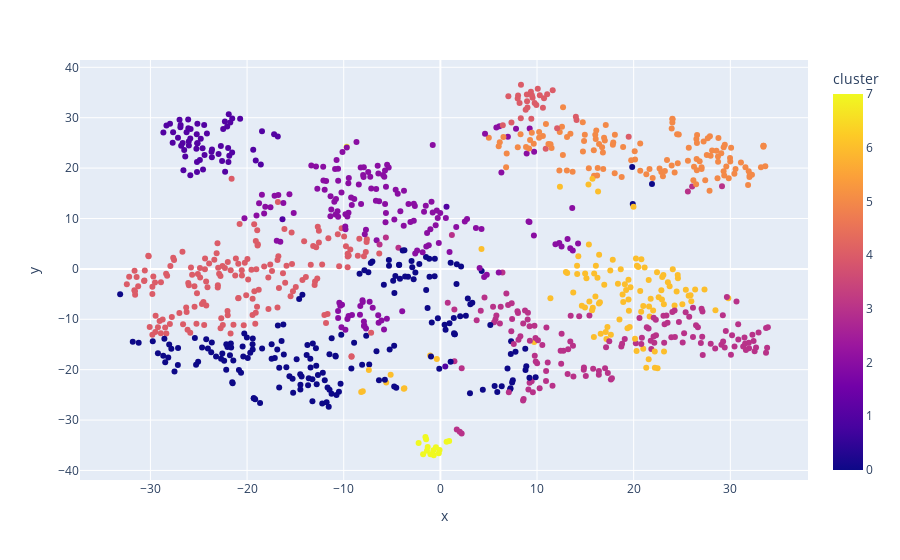

The code cell stored with this chart in its notebook:
### Code cell
from sklearn.manifold import TSNE
import pandas as pd
import matplotlib.pyplot as plt
import plotly.express as px

tsne = TSNE(n_components=2)
embedding = tsne.fit_transform(X)

projection = pd.DataFrame(columns=['x', 'y'], data=embedding)
projection['id'] = df2['id']
projection['cluster'] = df2['cluster']

fig = px.scatter(
    projection, x='x', y='y', color='cluster', hover_data=['x', 'y', 'id'])
fig.show()

### Figure 1 — Plotly figure (JSON) as saved in the notebook; plotly's stock layout.template omitted (floating-point values rounded to 4 significant figures; data arrays with more than 128 entries replaced by an {"elided": "..."} marker saying what was removed)
{"data": [{"customdata": {"elided": "1000x1 str values"}, "hovertemplate": "x=%{x}<br>y=%{y}<br>id=%{customdata[0]}<br>cluster=%{marker.color}<extra></extra>", "legendgroup": "", "marker": {"color": {"elided": "1000 int values"}, "coloraxis": "coloraxis", "symbol": "circle"}, "mode": "markers", "name": "", "orientation": "v", "showlegend": false, "type": "scatter", "x": {"elided": "1000 float values"}, "xaxis": "x", "y": {"elided": "1000 float values"}, "yaxis": "y"}], "layout": {"coloraxis": {"colorbar": {"title": {"text": "cluster"}}, "colorscale": [[0, "#0d0887"], [0.1111, "#46039f"], [0.2222, "#7201a8"], [0.3333, "#9c179e"], [0.4444, "#bd3786"], [0.5556, "#d8576b"], [0.6667, "#ed7953"], [0.7778, "#fb9f3a"], [0.8889, "#fdca26"], [1, "#f0f921"]]}, "legend": {"tracegroupgap": 0}, "margin": {"t": 60}, "xaxis": {"anchor": "y", "domain": [0, 1], "title": {"text": "x"}}, "yaxis": {"anchor": "x", "domain": [0, 1], "title": {"text": "y"}}}}
